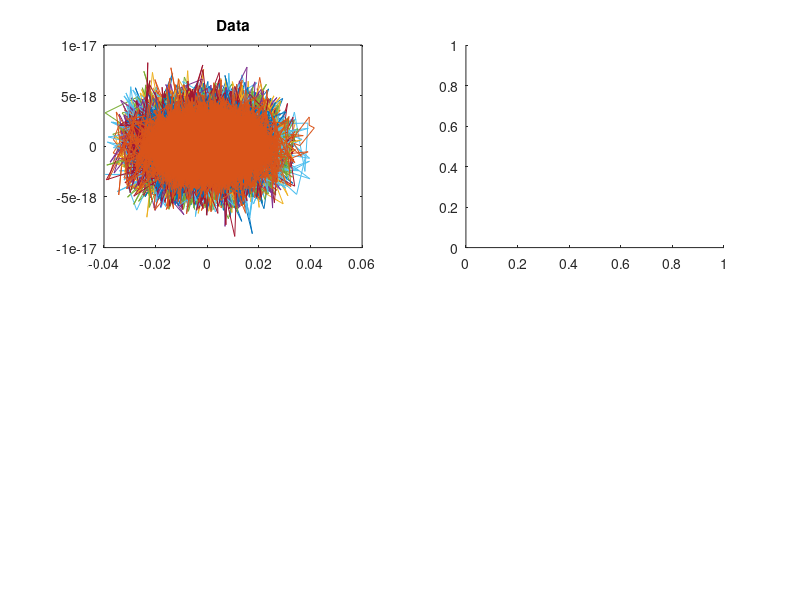

Here is the MATLAB script that generated this plot: (Note: this script raises an error after producing the figure.)
%% Example of Fourier-based bound for autocorrelated data
close all
%TODO: generate data NOT by multiplying  white noise with the filter in
%frequency space, but by generating the frequency representation directly:
%this way we can have the same expected value, but have fixed variance
%(current version has signal-dependent noise, proportional)
%% Construct: a data matrix with independent but autocorrelated columns
N=1e4;
M=30;
X=(randn(N,M)); %M realizations of N-sample white noise
for j=1:M
sigma=20*(1+5*abs(randn));
H=exp(-[0:N-1].^2'/(2*sigma.^2))+.1; %Frequency-space shaping of signal
Ga=ones(N,1);% White noise
Ga(20:20:N)=Ga(20:20:N)+10./sqrt([1:20:N]'); %1/f signal
Ga=Ga.*H;
Ga((N/2)+2:N)=conj(flipud(Ga(2:(N/2)))); %Ensuring a real-valued filter
%Ga(N/2+1)=0;
Ga(1)=abs(10*randn); %Adding more DC
G(:,j)=Ga;

X(:,j)=ifft(fft(X(:,j),[],1).*Ga); %Filtering
%g=ifft(G(:,j));
%g=g(1:200); %200-th order FIR approximation;
end
X=X./sqrt(sum(X.^2,1)); %Normalizing energy per column: this is not needed, but if not done the bounds are trivial for the filters used (the dominant difference between columns is the energy, not their autocorrelations)
G=G./sqrt(sum(G.^2,1));
sqrt(sum(X.^2,1))
sqrt(sum(abs(G).^2,1))
%% Plots
figure('Units','Normalized','OuterPosition',[0 0 1 1])
subplot(2,2,1) %Data
plot(X)
title('Data')

subplot(2,2,2) %Data autocorrelation
hold on
r=0;
for j=1:M
rj=autocorr(X(:,j),'NumLags',999);
plot(rj)
r=r+rj*sum(X(:,j).^2);
end
%plot(g/g(1),'k','LineWidth',2)
plot(r/r(1),'r','LineWidth',2)
title('Autocov')
xlabel('Lag (samples)')

subplot(2,2,3) %Bounds
l=VAF(X'*X); %Computing X'*X because it is cheaper
plot(l,'LineWidth',2,'DisplayName','Empirical eigenvalues')
hold on
G1=abs(G).^2;
b=VAF(sum(G1,2)); %Fourier-based bound
plot(b,'LineWidth',2,'DisplayName','*True* column spectrum based bound')
F=fft(X,[],1);
c=VAF(sum(abs(F).^2,2));
plot(c,'LineWidth',2,'DisplayName','Empirical column spectrum based bound')
d=VAF(sum(X.^2));
plot(d,'LineWidth',2,'DisplayName','Empirical column energy based bound')
C=dct(X,[],1);
e=VAF(sum(C.^2,2));
plot(e,'LineWidth',2,'DisplayName','Empirical column DCT based bound')
%plot(d+(1-d).*c(1:length(d))','LineWidth',2,'DisplayName','Experimental') %This works as bound IF all columns have same energy (ie., d is a straight line)
plot([1:M]/M+(1-[1:M]/M).*c(1:M)','LineWidth',2,'DisplayName','Experimental 2') 
axis([1 M 0 1])
title('Eigenvalues')
legend('Location','SouthEast')
ylabel('Variance Accounted For (%)')
xlabel('Dimensions')

subplot(2,2,4)
plot(sum(G1,2),'LineWidth',2,'DisplayName','True spectral density')
hold on
plot(sum(abs(F).^2,2)/N,'LineWidth',2,'DisplayName','Empirical spectral density')
set(gca,'YScale','log')
legend